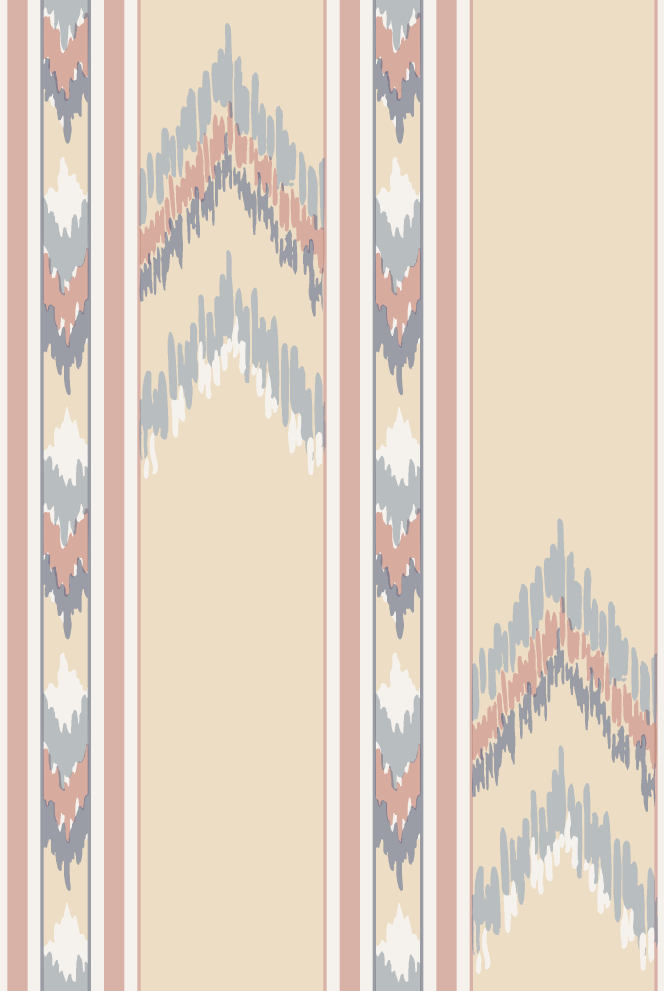
#> input picture Tools/lookdev/ref/Backrooms_Chevron_CC0.png, 1990 x 2973 px, given in place of Backrooms_Chevron_CC0.png_A.png, which was not available (shown at 1/3 size)
$ python preview.py ref ref/Backrooms_Chevron_CC0.png ref/Backrooms_Chevron_CC0.png
#> lines starting #> are read from the running program, lines starting #| are printed output that depends on the picture; pictures that were not available may be replaced by others from this repository, and a replacement may not be noted
import sys, numpy as np
from PIL import Image
T=sys.argv[1]; name=sys.argv[2]; out=sys.argv[3]
A=np.asarray(Image.open(f"{T}/{name}_A.png").convert("RGB")).astype(np.float32)/255
try: N=np.asarray(Image.open(f"{T}/{name}_N.png").convert("RGB")).astype(np.float32)/255*2-1
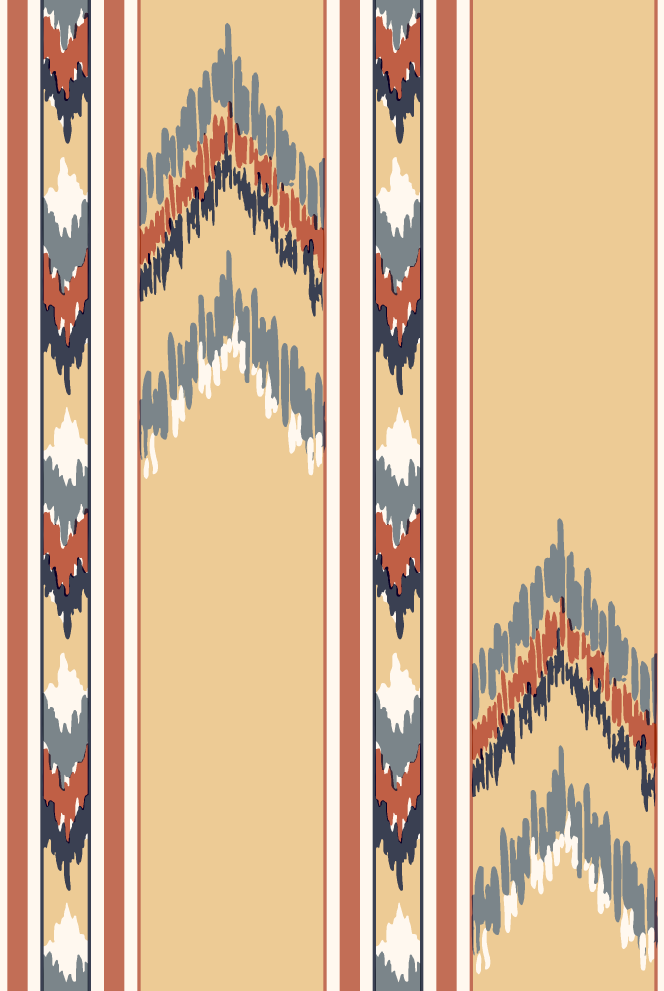
#> N: shape (2973, 1990, 3) float32 (shown at 1/3 size); mean R, G, B 0.765, 0.669, 0.513; drawn with min black and max white
except: N=None
h,w,_=A.shape
#> h = 2973; w = 1990
# tile 2x2 downscaled to show seams/repetition
tile=np.concatenate([np.concatenate([A,A],1)]*2,0)
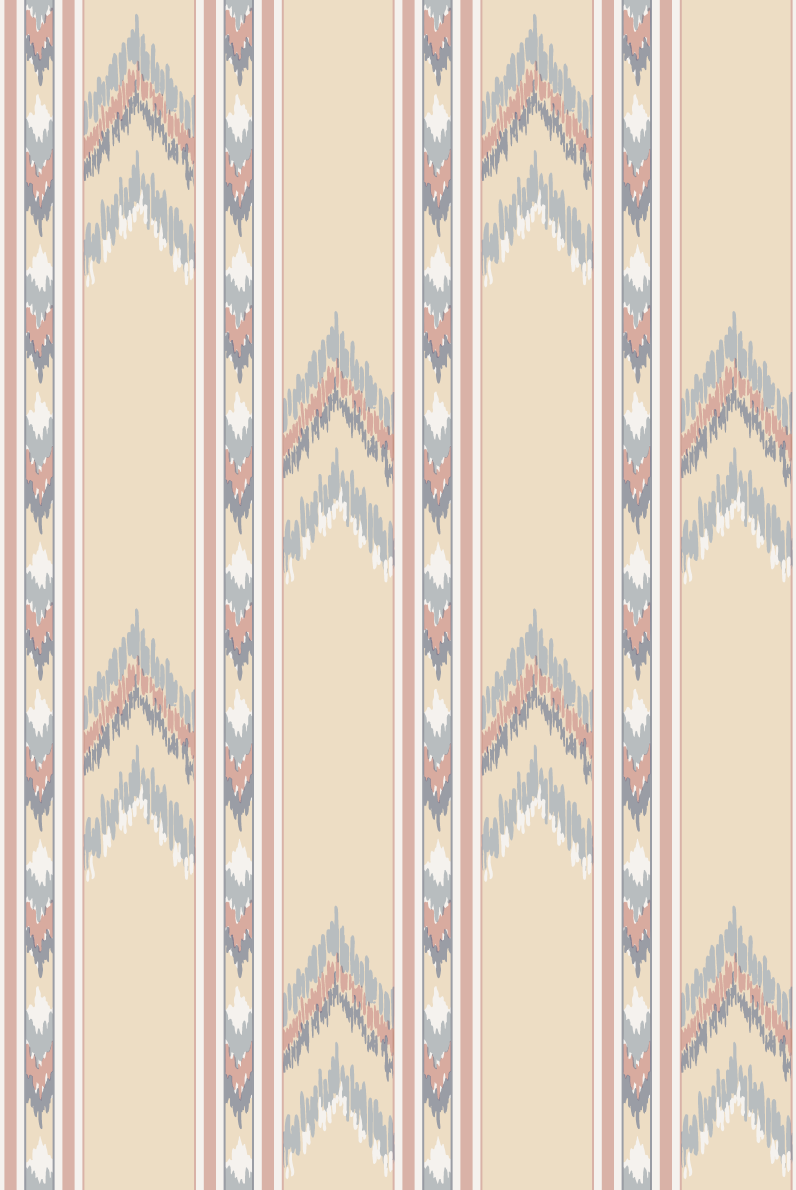
#> tile: shape (5946, 3980, 3) float32 (shown at 1/5 size); mean R, G, B 0.709, 0.709, 0.709
im=Image.fromarray((tile*255).astype(np.uint8)).resize((900,int(900*tile.shape[0]/tile.shape[1])))
# 1:1 crop with grazing light shading
c=A[h//3:h//3+700, w//3:w//3+700]
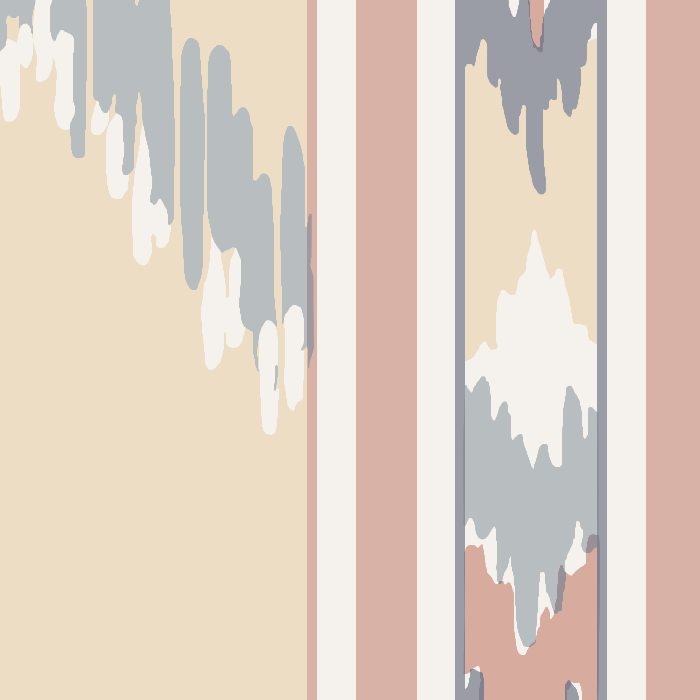
#> c: shape (700, 700, 3) float32; mean R, G, B 0.876, 0.82, 0.776
if N is not None:
    n=N[h//3:h//3+700, w//3:w//3+700]
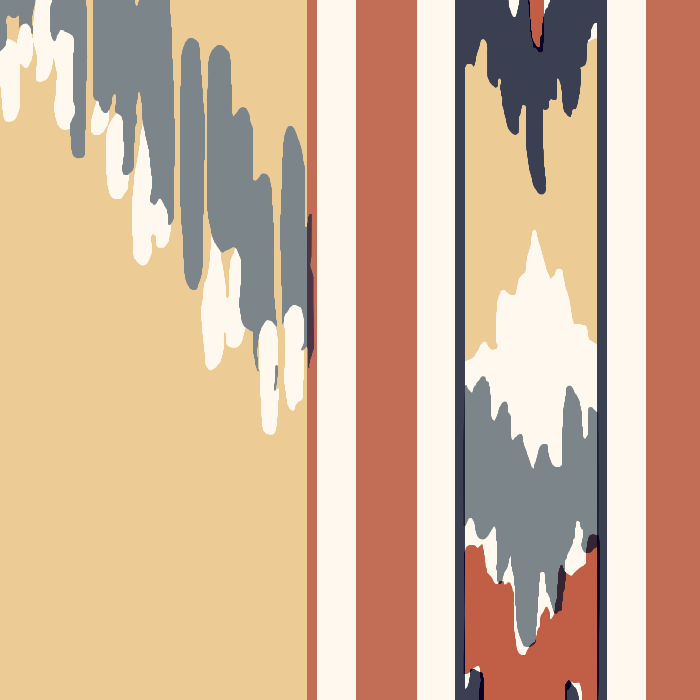
#> n: shape (700, 700, 3) float32; mean R, G, B 0.751, 0.641, 0.546; drawn with min black and max white
    L=np.array([-.6,.5,.62]); L/=np.linalg.norm(L)
    sh=np.clip((n*L).sum(-1),0,1)[...,None]
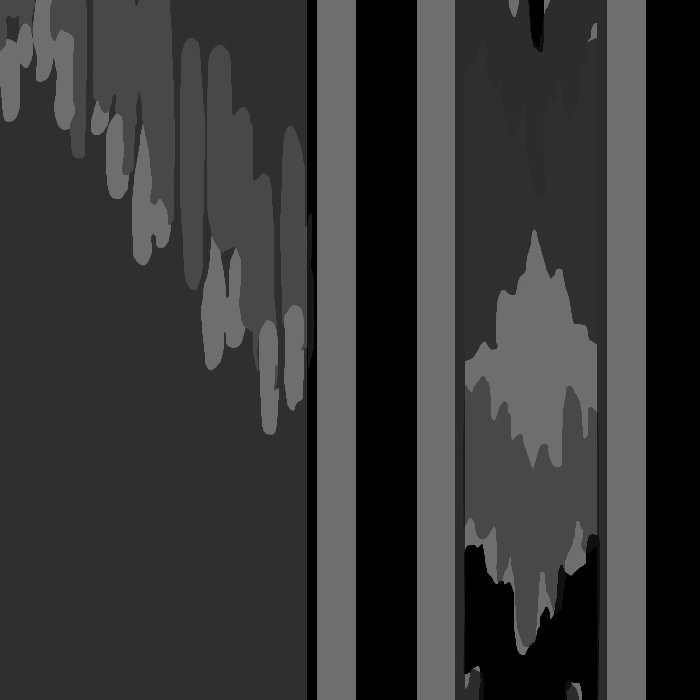
#> sh: shape (700, 700, 1) float64; min 0, max 0.439, mean 0.217
    c=np.clip(c*(0.35+0.9*sh),0,1)
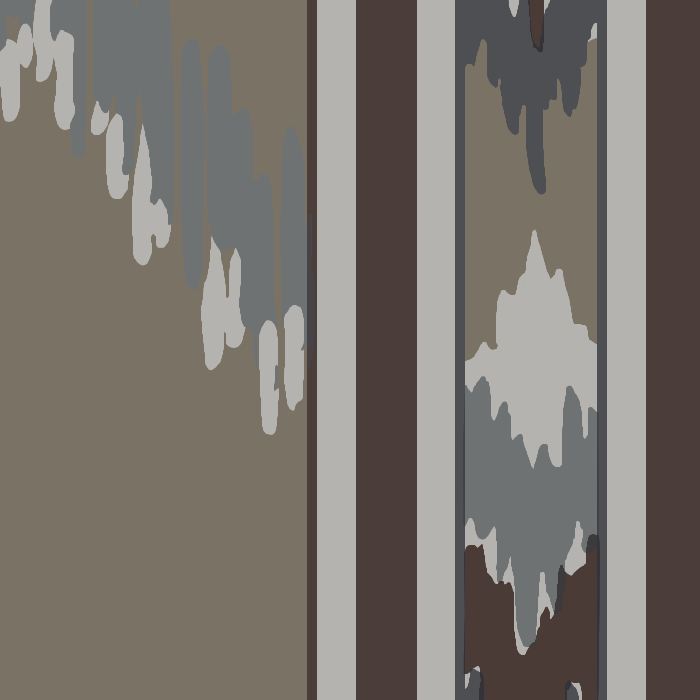
#> c: shape (700, 700, 3) float64; mean R, G, B 0.482, 0.458, 0.434
crop=Image.fromarray((c*255).astype(np.uint8))
H=max(im.height,crop.height)
#> H = 1344
sheet=Image.new("RGB",(im.width+crop.width+20,H),(20,20,20))
#> sheet: PIL image 1620x1344 RGB; every value is 20
sheet.paste(im,(0,0)); sheet.paste(crop,(im.width+20,0))
#> after `sheet.paste(crop, (im.width + 20, 0))`:
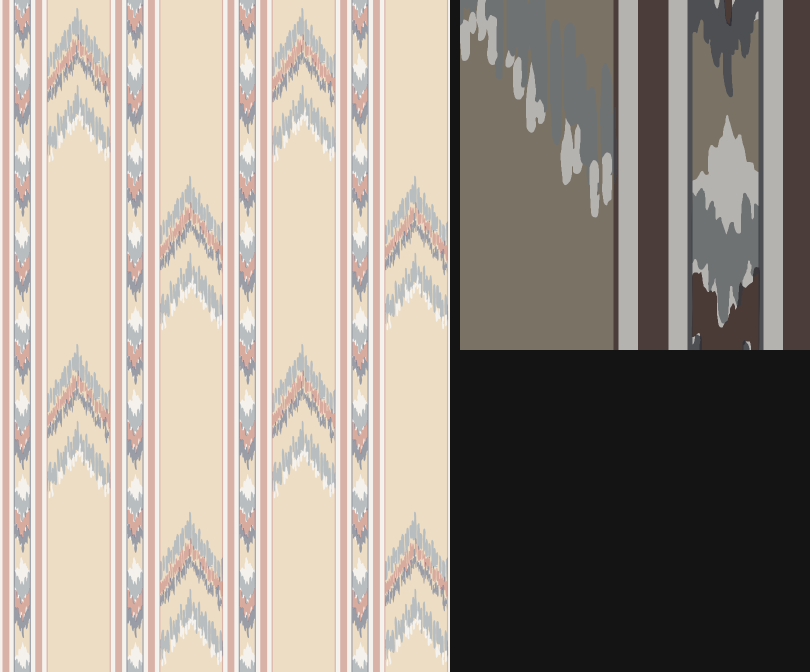
#> sheet: PIL image 1620x1344 RGB (shown at 1/2 size); mean R, G, B 157.1, 147.4, 138.1
sheet.save(out)
